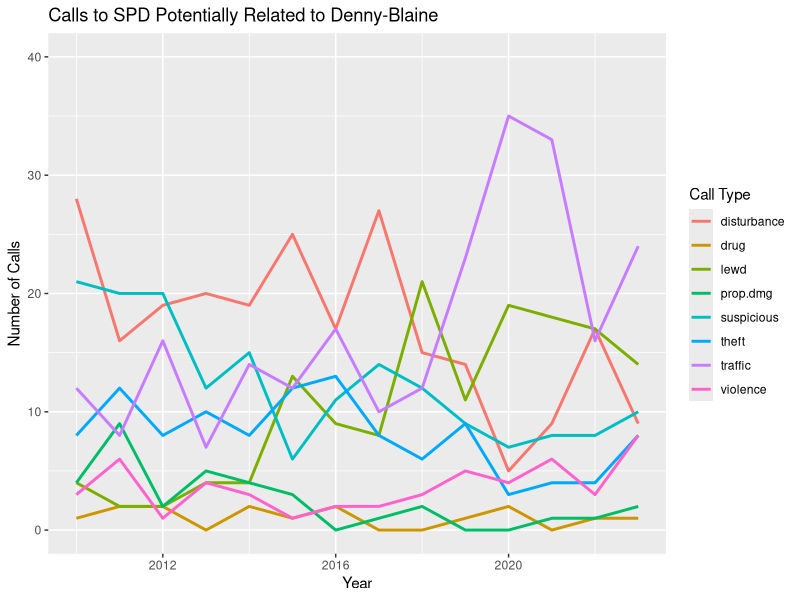
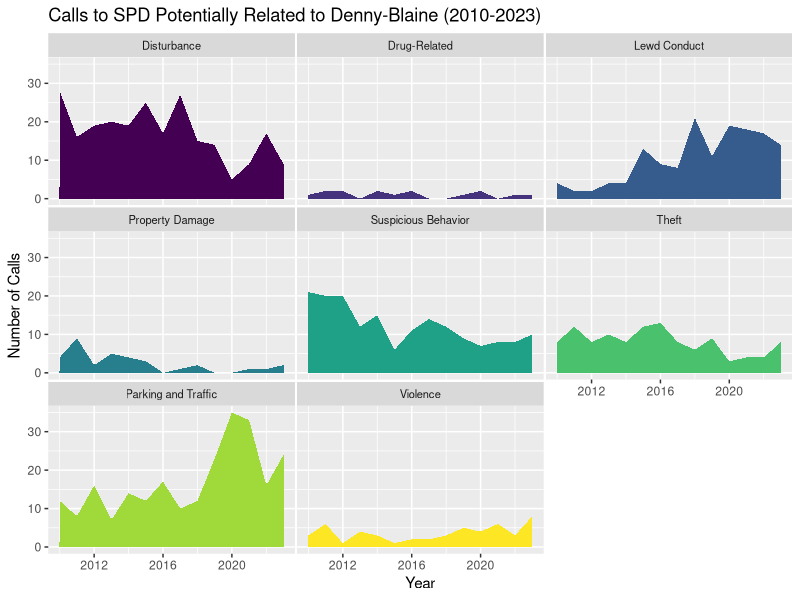
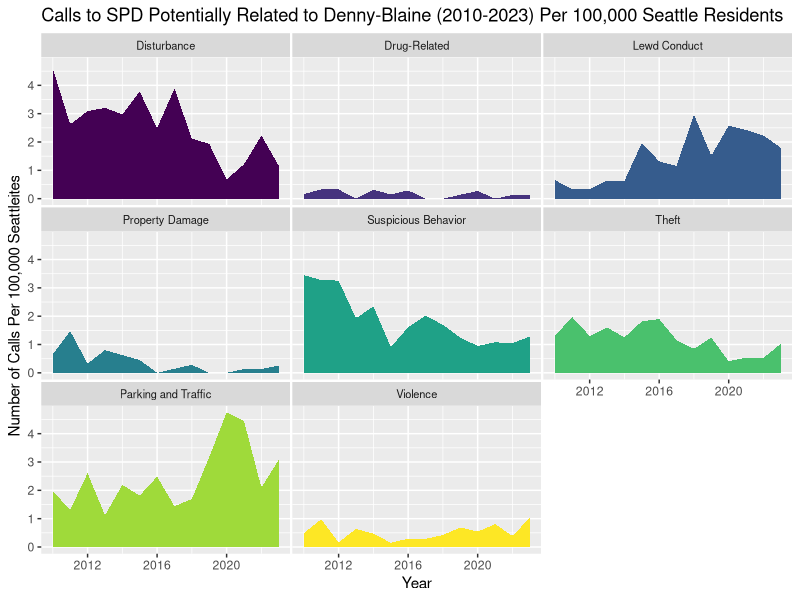

Write the R code that produced these figures, in order.
## ---- chunk 1
knitr::opts_chunk$set(echo = TRUE)
## ---- chunk 2
# Add all required libraries here
list.of.packages <- c("tidyverse", "lubridate", "viridisLite", "plotly")
# Get names of all required packages that aren't installed
new.packages <- list.of.packages[!(list.of.packages %in% installed.packages()[, "Package"])]
# Install all new packages
if(length(new.packages)) install.packages(new.packages)


# Load all required libraries
lapply(list.of.packages, FUN = function(X) {
  do.call("require", list(X))
})
## ---- chunk 3
# Read in data
db_call_dat <- read.csv(file = "../output/potential_db_calls_2010-2023.csv")
seattle_pop <- read.csv(file = "../data/seattle_pop_data_2010-2023.csv")

# Create new Year column
db_call_dat$Year <- isoyear(db_call_dat$Incident.Date)

# Remove all data from the year 2024, as it's only just beginning :)
db_call_dat <- db_call_dat %>%
  filter(Year != 2024)

# Create line plot of broad call type vs. year

# Mutate data
graph_dat <- db_call_dat %>%
  group_by(broad_category, Year, .drop = FALSE) %>%
  summarise(n = length(broad_category))

# Convert to tibble
graph_dat <- as_tibble(graph_dat)

# Add in zeros
graph_dat <- graph_dat %>% 
  complete(broad_category, Year, fill = list(n = 0))

# Join population data
graph_dat <- left_join(x = graph_dat, y = seattle_pop, by = "Year")

# Change population to int
graph_dat$Population <- as.integer(graph_dat$Population)

# Calculate rate per 100,000 people
graph_dat$n_rate <- (graph_dat$n/graph_dat$Population)*100000
## ---- chunk 4
# Create graph
graph <- graph_dat %>%
  ggplot(aes(x = Year, y = n, group = broad_category, color = broad_category)) +
  geom_line(size = 1) +
  ylim(0, 40) +
  labs(y = "Number of Calls", col = "Call Type") +
  ggtitle("Calls to SPD Potentially Related to Denny-Blaine")
  
# Save graph
ggsave(filename = "../graphs/DennyBlaine/potential_DB_calls_2010-2023_linegraph.png", plot = graph,
       width = 10, height = 7, units = "in")

# Create string of labels
labels <- c(
  disturbance = "Disturbance", 
  drug = "Drug-Related", 
  lewd = "Lewd Conduct", 
  prop.dmg = "Property Damage", 
  suspicious = "Suspicious Behavior", 
  theft = "Theft", 
  traffic = "Parking and Traffic", 
  violence = "Violence")

# Raw Numbers, Un-Normalized for Population
graph <- graph_dat %>%
  ggplot(aes(x = Year, y = n, fill = broad_category)) +
  geom_area() +
  scale_fill_viridis_d() +
  theme(legend.position = "none", 
        panel.spacing = unit(0.1, "lines"),
        strip.text.x = element_text(size = 8)) +
  facet_wrap(~broad_category, scales = "fixed", labeller = labeller(broad_category = labels)) +
  ggtitle("Calls to SPD Potentially Related to Denny-Blaine (2010-2023)") +
  ylab("Number of Calls")

ggsave(filename = "../graphs/DennyBlaine/potential_db_calls_2010-2023_facetwrap.png", plot = graph,
       width = 10, height = 7, units = "in")

# Population-Normalized Calls
graph <- graph_dat %>%
  ggplot(aes(x = Year, y = n_rate, fill = broad_category)) +
  geom_area() +
  scale_fill_viridis_d() +
  theme(legend.position = "none", 
        panel.spacing = unit(0.1, "lines"),
        strip.text.x = element_text(size = 8)) +
  facet_wrap(~broad_category, scales = "fixed", labeller = labeller(broad_category = labels)) +
  ggtitle("Calls to SPD Potentially Related to Denny-Blaine (2010-2023) Per 100,000 Seattle Residents") +
  ylab("Number of Calls Per 100,000 Seattleites")

ggsave(filename = "../graphs/DennyBlaine/pop_normalized_potential_db_calls_2010-2023_facetwrap.png", plot = graph,
       width = 10, height = 7, units = "in")
## ---- chunk 5
# ANIMALS

# Search df for rows containing the string "animal", create new column with a 1 if it has the string, a 0 if not
db_call_dat$Animals <- apply(db_call_dat, 1, function(x)as.integer(any(grep("animal", x, ignore.case = TRUE))))

# Number of animal-related incidents for all years
sum(db_call_dat$Animals)

# There's 5 the whole time! That's not worth graphing

# URINATING AND DEFECATING

# Search DF for rows containing the string "urin"
db_call_dat$Urine <- apply(db_call_dat, 1, function(x)as.integer(any(grep("urin", x, ignore.case = TRUE))))

# Number of urination and defecation incidents for all years
sum(db_call_dat$Urine)

# There's none!

# LIQUOR-RELATED OFFENSES

# Search DF for rows containing the string "liquor"
db_call_dat$Liquor <- apply(db_call_dat, 1, function(x)as.integer(any(grep("liquor", x, ignore.case = TRUE))))

# Number of offenses
sum(db_call_dat$Liquor)

# 11 total

# LITTER-RELATED OFFENSES

# Search DF for rows containing the string "litter"
db_call_dat$litter <- apply(db_call_dat, 1, function(x)as.integer(any(grep("litter", x, ignore.case = TRUE))))

# Number of offenses
sum(db_call_dat$litter)

# 0 total

